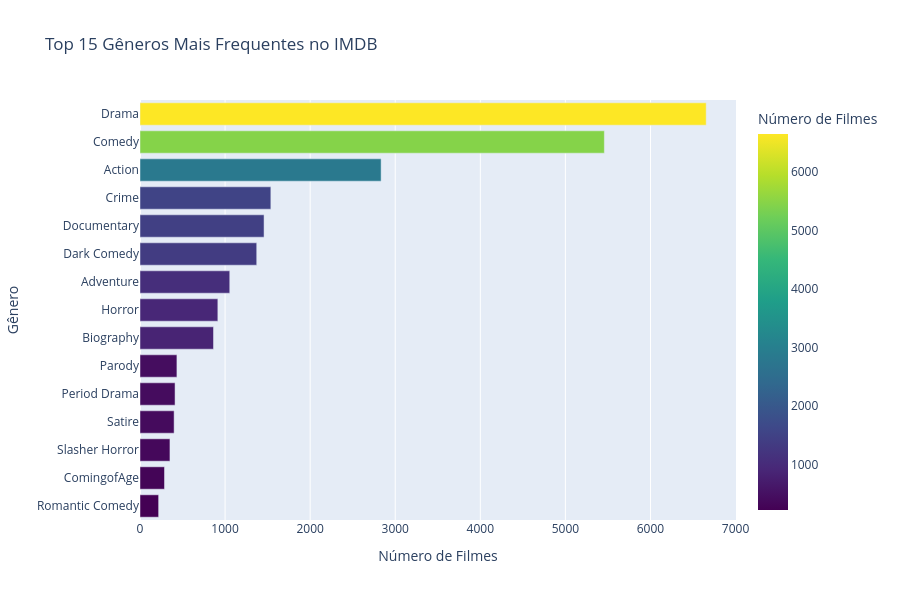

The notebook cell saved with this chart:
### Markdown cell above
# Usarei agora a Plotagem de gráficos com os dados presentes para ir mais a fundo na análise

### Code cell
# 1. Preparamos os dados: contamos e pegamos apenas os 15 mais frequentes
top_generos = imdb['genre_principal'].value_counts().nlargest(15).reset_index()

# 2. Criamos o gráfico horizontal (trocamos x por y)
fig1 = px.bar(top_generos, 
            y='genre_principal', # Gênero no eixo Y (horizontal)
            x='count',           # Quantidade no eixo X
            title="Top 15 Gêneros Mais Frequentes no IMDB",
            labels={'count': 'Número de Filmes', 'genre_principal': 'Gênero'},
            color='count',       # Cor baseada na quantidade
            color_continuous_scale='Viridis', # Escala de cor profissional
            orientation='h')     # Força a orientação horizontal

# 3. Melhoramos o layout (ajuste de margens e ordem)
fig1.update_layout(yaxis={'categoryorder':'total ascending'}, # Ordena do maior para o menor
                height=600) # Aumenta a altura para os nomes não ficarem apertados

fig1.show()

### Figure 1 — Plotly figure (JSON) as saved in the notebook; plotly's stock layout.template omitted (floating-point values rounded to 4 significant figures)
{"data": [{"hovertemplate": "Número de Filmes=%{marker.color}<br>Gênero=%{y}<extra></extra>", "legendgroup": "", "marker": {"color": [6655, 5458, 2834, 1538, 1458, 1372, 1055, 915, 864, 434, 412, 401, 352, 288, 219], "coloraxis": "coloraxis", "pattern": {"shape": ""}}, "name": "", "orientation": "h", "showlegend": false, "textposition": "auto", "type": "bar", "x": [6655, 5458, 2834, 1538, 1458, 1372, 1055, 915, 864, 434, 412, 401, 352, 288, 219], "xaxis": "x", "y": ["Drama", "Comedy", "Action", "Crime", "Documentary", "Dark Comedy", "Adventure", "Horror", "Biography", "Parody", "Period Drama", "Satire", "Slasher Horror", "ComingofAge", "Romantic Comedy"], "yaxis": "y"}], "layout": {"barmode": "relative", "coloraxis": {"colorbar": {"title": {"text": "Número de Filmes"}}, "colorscale": [[0, "#440154"], [0.1111, "#482878"], [0.2222, "#3e4989"], [0.3333, "#31688e"], [0.4444, "#26828e"], [0.5556, "#1f9e89"], [0.6667, "#35b779"], [0.7778, "#6ece58"], [0.8889, "#b5de2b"], [1, "#fde725"]]}, "height": 600, "legend": {"tracegroupgap": 0}, "title": {"text": "Top 15 Gêneros Mais Frequentes no IMDB"}, "xaxis": {"anchor": "y", "domain": [0, 1], "title": {"text": "Número de Filmes"}}, "yaxis": {"anchor": "x", "categoryorder": "total ascending", "domain": [0, 1], "title": {"text": "Gênero"}}}}
